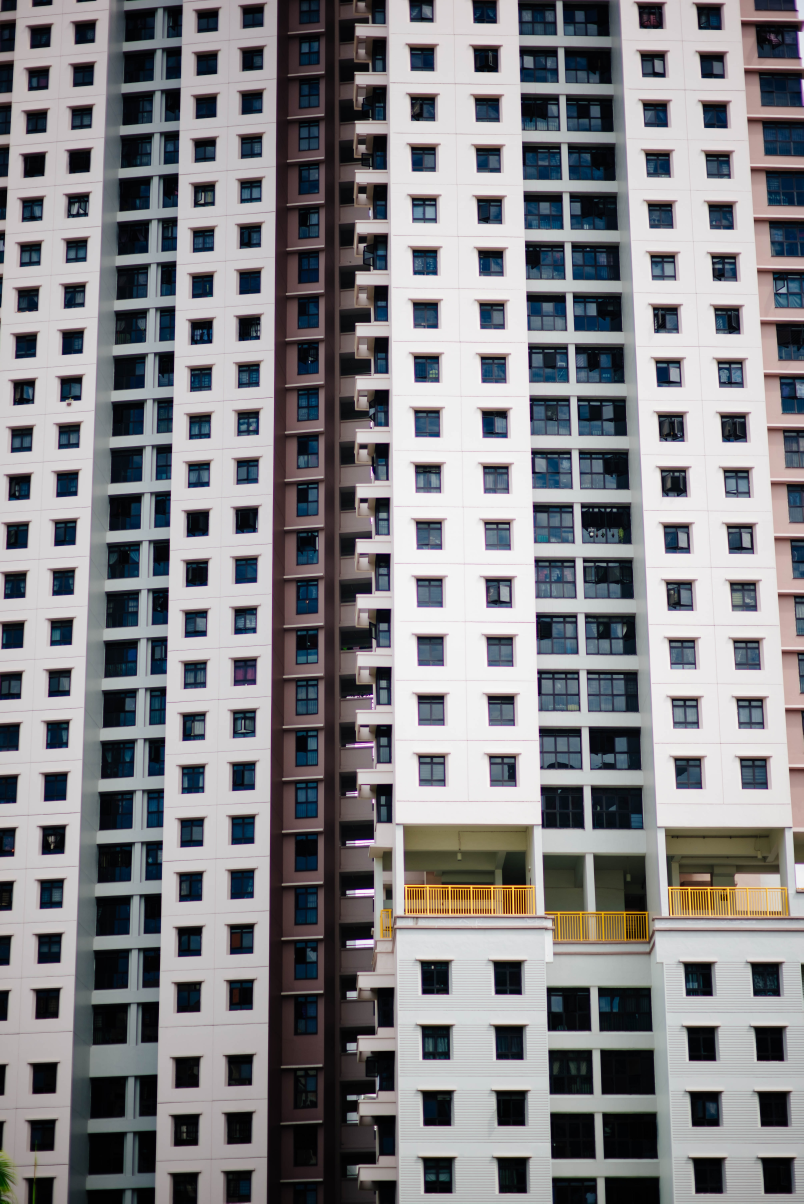
#> input picture Day1/building.jpg, 4016 x 6016 px (shown at 1/5 size)
$ python Segmentation_Threshold.py
#> lines starting #> are read from the running program, lines starting #| are printed output that depends on the picture; after the words box and inside, x2 and y2 are one past the last pixel; in counts of white or black regions, pixels touching at a corner belong together

#Imporing Necessary Libraries of Python Programming Language
from skimage.color import rgb2gray
import numpy as np
import cv2
import matplotlib.pyplot as plt
from scipy import ndimage


# Loading Image and Adjusting its size for Image Show
img = cv2.imread('building.jpg')
#> img is the input picture: shape (6016, 4016, 3); mean B, G, R 133.5, 130.7, 131.2
img = cv2.resize(img, (960, 540))
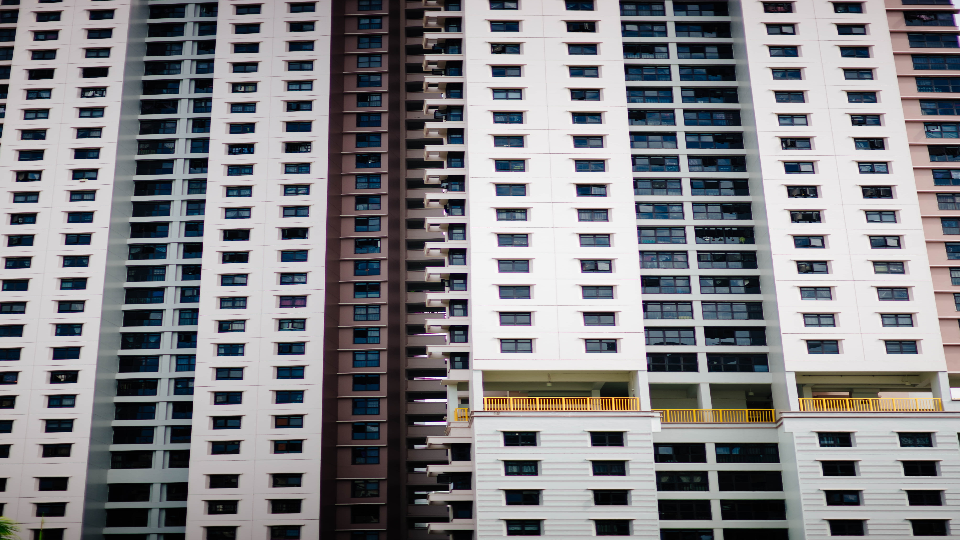
#> img: shape (540, 960, 3); mean B, G, R 133.4, 130.5, 131.1


# Converting RGB image into Binary Image i.e. Grayscale
gray = rgb2gray(img)
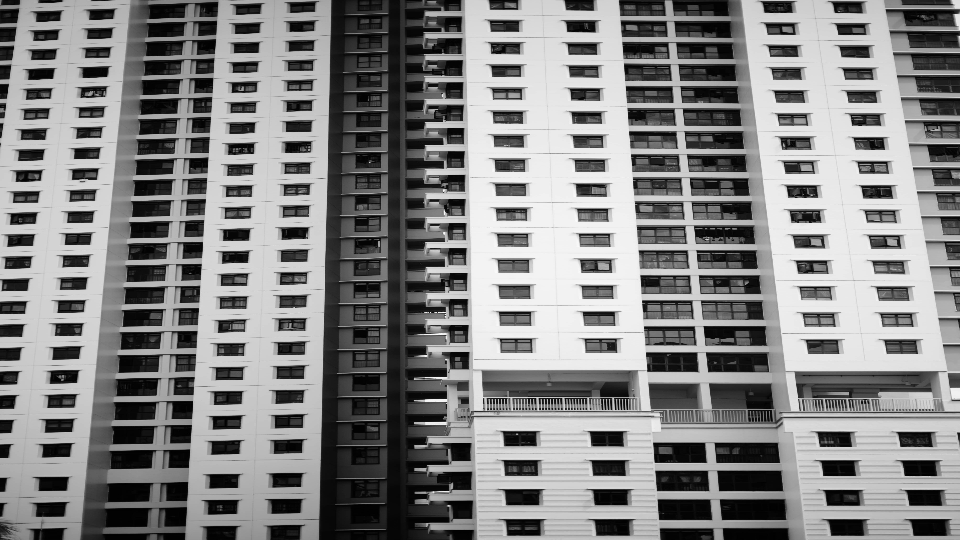
#> gray: shape (540, 960) float64; min 0, max 0.994, mean 0.515
cv2.imwrite('gray_img.jpg', gray)
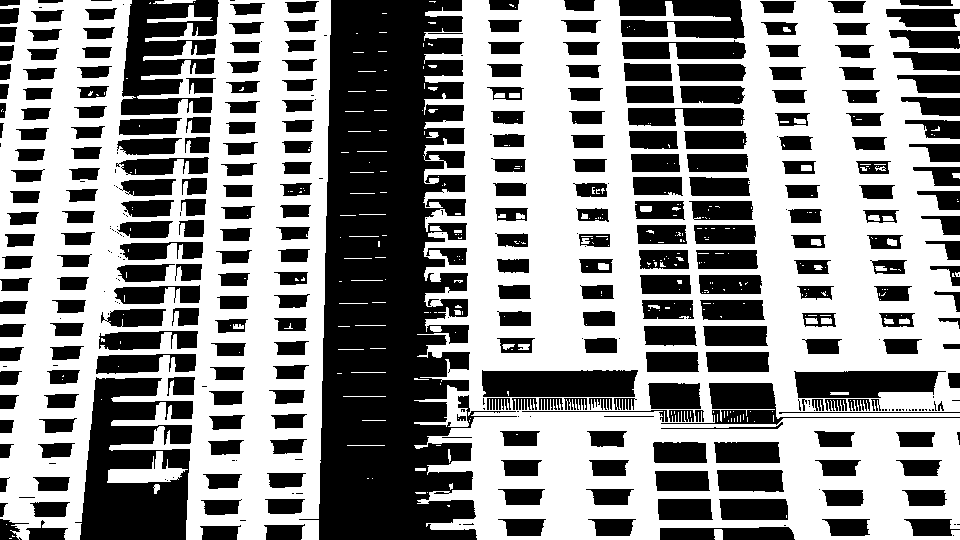
#> saved as gray_img.jpg: shape (540, 960); values 0 (black) and 1 (white), 55.4% white; 391 black regions (106 under 20 px), largest, box (x1, y1, x2, y2) and area: (299, 0, 517, 540) 67083, (75, 377, 193, 540) 12868, (121, 0, 219, 115) 7424
print(gray.shape)
#| (540, 960)


# Detecting Colouring Region and Non-Colouring Region
gray_r = gray.reshape(gray.shape[0]*gray.shape[1])
mean = gray_r.mean()
#> mean = 0.515
n = gray_r.shape[0]
#> n = 518400
for i in range(n):
	if (gray_r[i] > mean):
		gray_r[i] = 1
	else:
		gray_r[i] = 0
gray = gray_r.reshape(gray.shape[0],gray.shape[1])
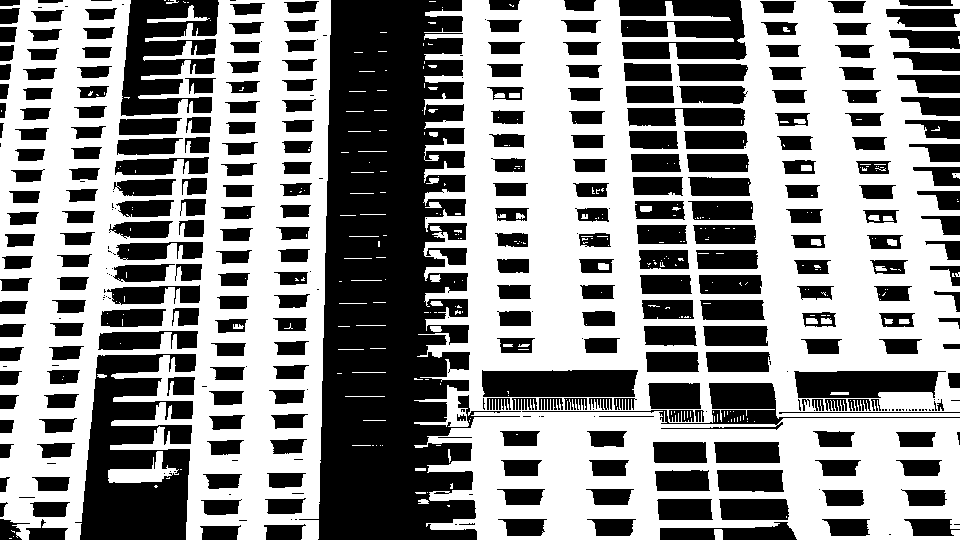
#> gray: shape (540, 960) float64; values 0 (black) and 1 (white), 54.7% white; 378 black regions (99 under 20 px), largest, box (x1, y1, x2, y2) and area: (299, 0, 521, 540) 67607, (75, 354, 196, 540) 14707, (121, 0, 219, 116) 7654


cv2.imwrite('Non-Colouring.jpg', gray)
cv2.imshow('image-2', gray)
cv2.waitKey(0)
cv2.destroyAllWindows()

$ run again, with Day1/arrow.jpg copied over Day1/building.jpg
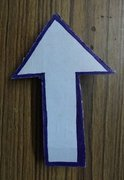
#> input picture Day1/arrow.jpg, 124 x 180 px
#> img is the input picture: shape (180, 124, 3); mean B, G, R 85.6, 85.6, 84.4
#> img: shape (540, 960, 3)
#> `cv2.imwrite('gray_img.jpg', gray)`:
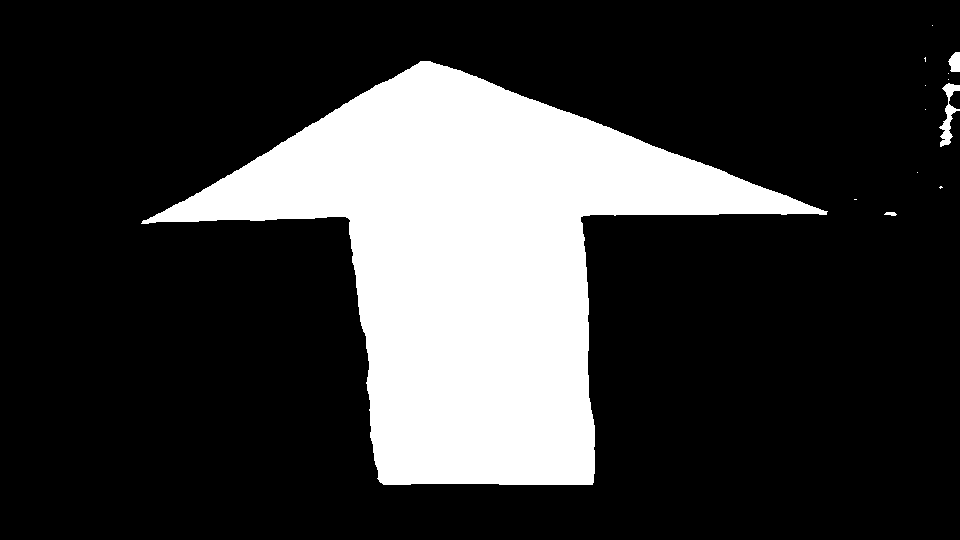
#> saved as gray_img.jpg: shape (540, 960); values 0 (black) and 1 (white), 22.3% white; 13 white regions (9 under 20 px), largest, box (x1, y1, x2, y2) and area: (141, 61, 828, 485) 114977, (939, 83, 960, 147) 501, (948, 52, 960, 72) 186, (884, 212, 897, 216) 38
#| (540, 960)
#> mean = 0.335
#> `gray = gray_r.reshape(gray.shape[0],gray.shape[1])`:
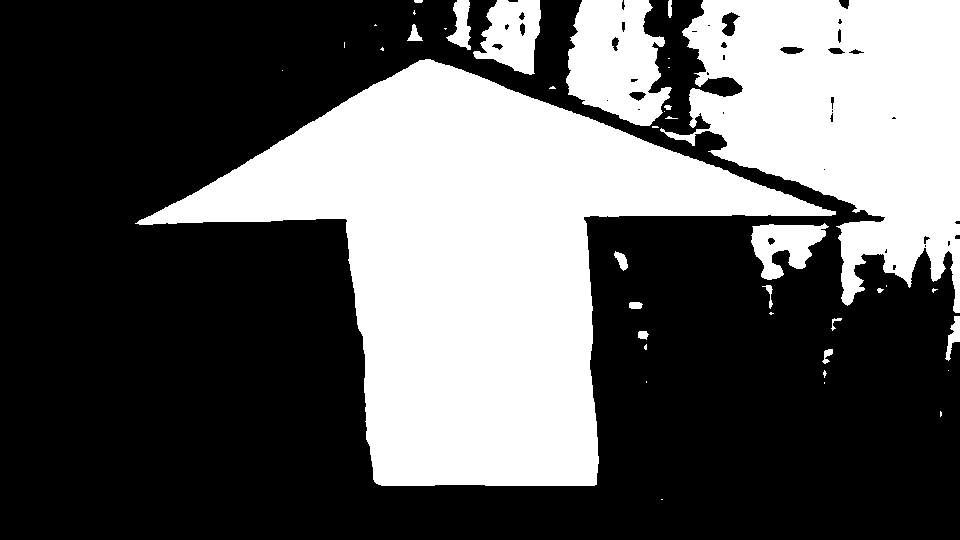
#> gray: shape (540, 960) float64; values 0 (black) and 1 (white), 37% white; 40 white regions (21 under 20 px), largest, box (x1, y1, x2, y2) and area: (135, 59, 836, 486) 119049, (660, 0, 960, 313) 55685, (566, 0, 672, 126) 9304
